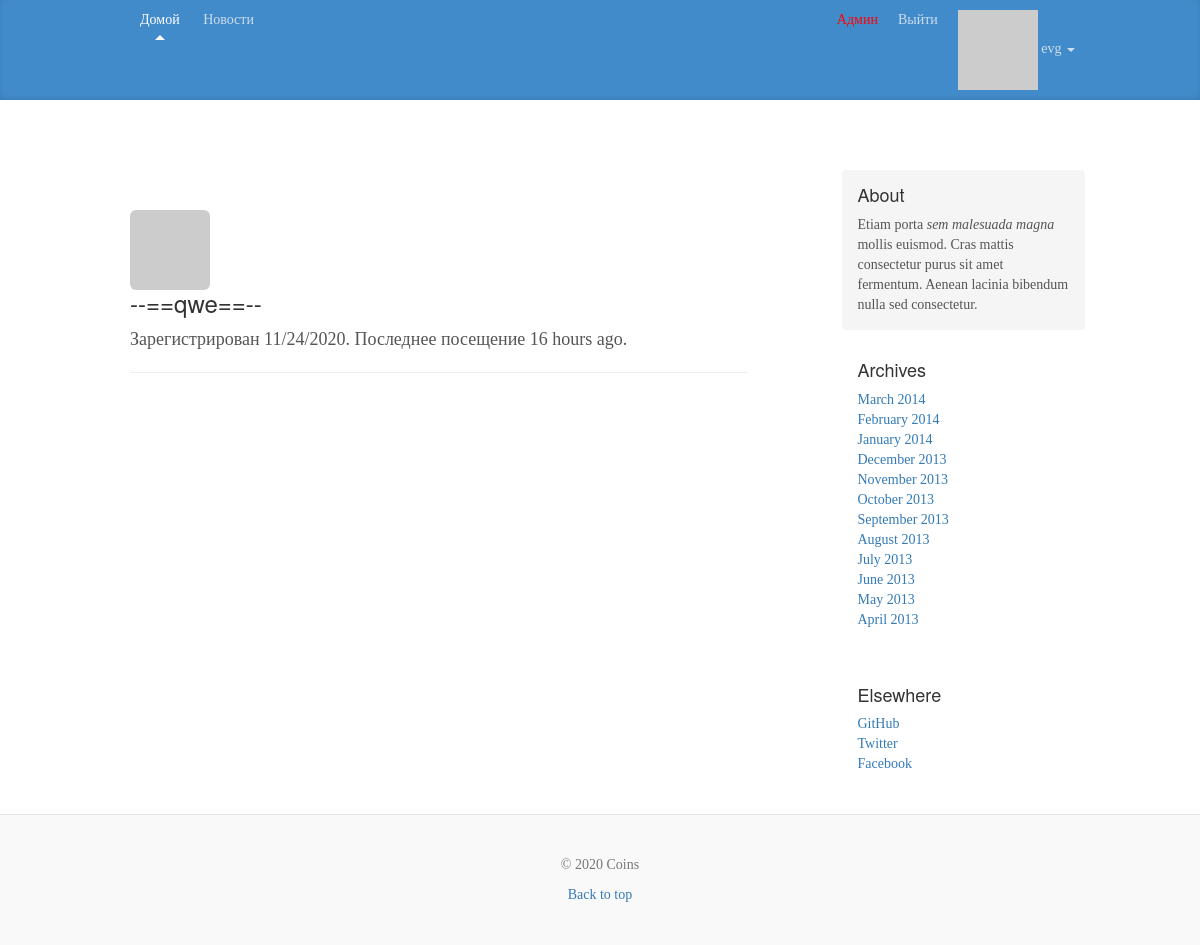
/user/qwe (signed in), run on the app's committed database.
### app/models.py (models this page shows, shortened)
class User(db.Model, UserMixin):
    __tablename__ = 'user'
    id = db.Column(db.Integer, primary_key=True)
    email = db.Column(db.String(255), unique=True)
    username = db.Column(db.String(255), unique=True, index=True)
    password_hash = db.Column(db.String(255))
    active = db.Column(db.Boolean())
    confirmed_at = db.Column(db.DateTime())
    name = db.Column(db.String(64))
    location = db.Column(db.String(64))
    member_since = db.Column(db.DateTime(), default=datetime.utcnow)
    about_me = db.Column(db.String(140))
    last_seen = db.Column(db.DateTime, default=datetime.utcnow)
    avatar_hash = db.Column(db.String(32))
    roles = db.relationship('Role', secondary='roles_users', backref=db.backref('users', lazy='dynamic'))
    posts = db.relationship('Post', backref='author', lazy='dynamic')
    @property
    def password(self):
        raise AttributeError('password is not a readable attribute')
    def gravatar(self, size=100, default='identicon', rating='g'):
        url = 'https://secure.gravatar.com/avatar'
        hash = self.avatar_hash or self.gravatar_hash()
        return '{url}/{hash}?s={size}&d={default}&r={rating}'.\
                        format(url=url, hash=hash, size=size, default=default, rating=rating)
    def is_administrator(self):
        for r in self.roles:
            if str(r) == 'admin':
                return True
        return False

### app/users/controllers.py (the view)
@module.route('/user/<username>')
@login_required
def user(username):
    user = User.query.filter_by(username=username).first_or_404()
    if current_user.confirmed_at is None:
        return redirect(url_for('users.unconfirmed'))
    return render_template('users/user.html', user=user)

### app/models.py (called while the page is built)
@login_manager.user_loader
def load_user(user_id):
    return User.query.get(int(user_id))

    def __repr__(self):
        return self.name

### app/users/controllers.py (called while the page is built)
@module.before_request
def before_request():
    if current_user.is_authenticated:
        current_user.last_seen = datetime.utcnow()
        db.session.commit()

### app/templates/users/user.html (shortened to what this page needs)
{% extends "layout.html" %}
{% block content %}
<div class="page-header">
<img class="img-rounded profile-thumbnail" src="{{ user.gravatar(size=128) }}">
<div class="profile-header">
<h3 class="mt-5">--=={{ user.username }}==--</h3>
    <p>Зарегистрирован {{ moment(user.member_since).format('L') }}. Последнее посещение {{ moment(user.last_seen).fromNow() }}.</p>
 </div>
</div>
{% endblock %}

### app/templates/layout.html (shortened to what this page needs)
{% extends "bootstrap/base.html" %}
{% import "bootstrap/fixes.html" as fixes %}
{% block head %}
  {{super()}}
{% endblock %}
{% block styles %}
  {{super()}}
  <link href="/static/css/blog.css" rel="stylesheet">
{% endblock %}
{% block body %}
  {% block navbar %}
  <div class="blog-masthead">
    <div class="container">
    <nav class="blog-nav">
            <a class="blog-nav-item active" href="{{ url_for('users.index') }}">Домой</a>
            <a class="blog-nav-item" href="{{ url_for('posts.news') }}">Новости</a>
            {% if current_user.is_authenticated %}
            <a class="blog-nav-item navbar-right" href="{{ url_for('users.user', username=current_user.username) }}">
                  <img src="{{ current_user.gravatar(size=18) }}">
                  {{ current_user.username }} <b class="caret"></b>
                </a>
            <a class="blog-nav-item navbar-right" href="{{ url_for('users.logout') }}">Выйти</a>
            {% else %}
            <a class="blog-nav-item navbar-right" href="{{ url_for('users.reg') }}">Регистрация</a>
            <a class="blog-nav-item navbar-right" href="{{ url_for('users.log') }}"><span class="glyphicon glyphicon-log-in"></span>  Войти</a>
            {% endif %}
          {% if current_user.is_authenticated %}
                {% if current_user.is_administrator() %}
              <a class="blog-nav-item navbar-right" style="color: rgb(255, 0, 0)" href="{{ url_for('admin.index') }}">Админ</a>
                {% endif %}
          {% endif %}
    </nav>
  </div>
  </div>
  {% endblock %}
  <div class="container">
    {% import "bootstrap/utils.html" as utils %} {{ utils.flashed_messages(dismissible=True, container=False) }}
    <div class="blog-header">
    </div>
    <div class="row">
      <div class="col-sm-8 blog-main">
      {% block content %}{% endblock %}
      </div>
      <div class="col-sm-3 col-sm-offset-1 blog-sidebar">
        <div class="sidebar-module sidebar-module-inset">
          <h4>About</h4>
          <p>Etiam porta <em>sem malesuada magna</em> mollis euismod. Cras mattis consectetur purus sit amet fermentum. Aenean lacinia bibendum nulla sed consectetur.</p>
        </div>
        <div class="sidebar-module">
          <h4>Archives</h4>
          <ol class="list-unstyled">
            <li><a href="#">March 2014</a></li>
            <li><a href="#">February 2014</a></li>
            <li><a href="#">January 2014</a></li>
            <li><a href="#">December 2013</a></li>
            <li><a href="#">November 2013</a></li>
            <li><a href="#">October 2013</a></li>
            <li><a href="#">September 2013</a></li>
            <li><a href="#">August 2013</a></li>
            <li><a href="#">July 2013</a></li>
            <li><a href="#">June 2013</a></li>
            <li><a href="#">May 2013</a></li>
            <li><a href="#">April 2013</a></li>
          </ol>
        </div>
        <div class="sidebar-module">
          <h4>Elsewhere</h4>
          <ol class="list-unstyled">
            <li><a href="#">GitHub</a></li>
            <li><a href="#">Twitter</a></li>
            <li><a href="#">Facebook</a></li>
          </ol>
        </div>
      </div>
    </div>
  </div>
  <footer class="blog-footer">
      <p class="text-muted">&copy; <script type="text/javascript">var mdate = new Date(); document.write(mdate.getFullYear());</script> {{ config.get('APP_NAME')  }} </p>
      <p>
        <a href="#">Back to top</a>
      </p>
  </footer>
{% endblock %}

### app/static/css/blog.css (style rules this page uses)
body { font-family: Georgia, "Times New Roman", Times, serif; color: #555; }
h1, .h1, h2, .h2, h3, .h3, h4, .h4, h5, .h5, h6, .h6 { margin-top: 0; font-family: "Helvetica Neue", Helvetica, Arial, sans-serif; font-weight: normal; color: #333; }
@media (min-width: 1200px) { .container { width: 970px; } }
.blog-masthead { background-color: #428bca; -webkit-box-shadow: inset 0 -2px 5px rgba(0,0,0,.1); box-shadow: inset 0 -2px 5px rgba(0,0,0,.1); }
.blog-nav-item { position: relative; display: inline-block; padding: 10px; font-weight: 500; color: #cdddeb; }
.blog-nav .active { color: #fff; }
.blog-nav .active:after { position: absolute; bottom: 0; left: 50%; width: 0; height: 0; margin-left: -5px; vertical-align: middle; content: " "; border-right: 5px solid transparent; border-bottom: 5px solid; border-left: 5px solid transparent; }
.blog-header { padding-top: 20px; padding-bottom: 20px; }
.blog-main { font-size: 18px; line-height: 1.5; }
.sidebar-module { padding: 15px; margin: 0 -15px 15px; }
.sidebar-module-inset { padding: 15px; background-color: #f5f5f5; border-radius: 4px; }
.sidebar-module-inset p:last-child, .sidebar-module-inset ul:last-child, .sidebar-module-inset ol:last-child { margin-bottom: 0; }
.blog-footer { padding: 40px 0; color: #999; text-align: center; background-color: #f9f9f9; border-top: 1px solid #e5e5e5; }
.blog-footer p:last-child { margin-bottom: 0; }

### data on the page
User: username "evg"
User: username "qwe", member_since "11/24/2020", last_seen "16 hours ago"

### other printed values
{{ config.get('APP_NAME') }} "Coins"
